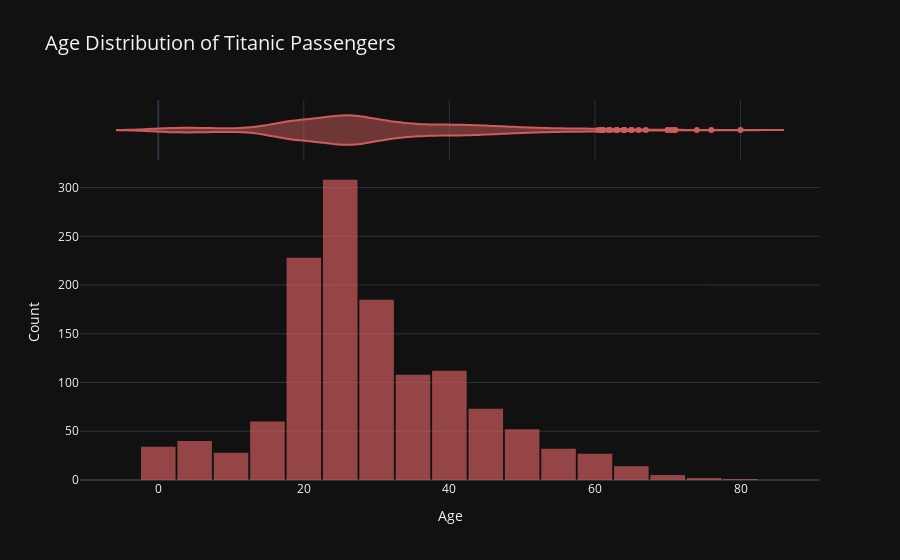

Here is the notebook cell this chart was saved with:
### Code cell
fig = px.histogram(
    Titanic_data, 
    x='Age',
    nbins=30,
    marginal='violin',  # adds a violin plot to show distribution shape
    opacity=0.7,
    color_discrete_sequence=['indianred'],
    title='Age Distribution of Titanic Passengers',
)

fig.update_layout(
    xaxis_title='Age',
    yaxis_title='Count',
    bargap=0.05,
    template='plotly_dark',
    title_font_size=20,
    showlegend=False
)

fig.show()

### Figure 1 — Plotly figure (JSON) as saved in the notebook; plotly's stock layout.template omitted (floating-point values rounded to 4 significant figures; data arrays with more than 128 entries replaced by an {"elided": "..."} marker saying what was removed)
{"data": [{"bingroup": "x", "hovertemplate": "Age=%{x}<br>count=%{y}<extra></extra>", "legendgroup": "", "marker": {"color": "indianred", "opacity": 0.7, "pattern": {"shape": ""}}, "name": "", "nbinsx": 30, "orientation": "v", "showlegend": false, "type": "histogram", "x": {"elided": "1309 float values"}, "xaxis": "x", "yaxis": "y"}, {"hovertemplate": "Age=%{x}<extra></extra>", "legendgroup": "", "marker": {"color": "indianred"}, "name": "", "scalegroup": "x", "showlegend": false, "type": "violin", "x": {"elided": "1309 float values"}, "xaxis": "x2", "yaxis": "y2"}], "layout": {"bargap": 0.05, "barmode": "relative", "legend": {"tracegroupgap": 0}, "showlegend": false, "title": {"font": {"size": 20}, "text": "Age Distribution of Titanic Passengers"}, "xaxis": {"anchor": "y", "domain": [0, 1], "title": {"text": "Age"}}, "xaxis2": {"anchor": "y2", "domain": [0, 1], "matches": "x", "showgrid": true, "showticklabels": false}, "yaxis": {"anchor": "x", "domain": [0, 0.8316], "title": {"text": "Count"}}, "yaxis2": {"anchor": "x2", "domain": [0.8416, 1], "matches": "y2", "showgrid": false, "showline": false, "showticklabels": false, "ticks": ""}}}
